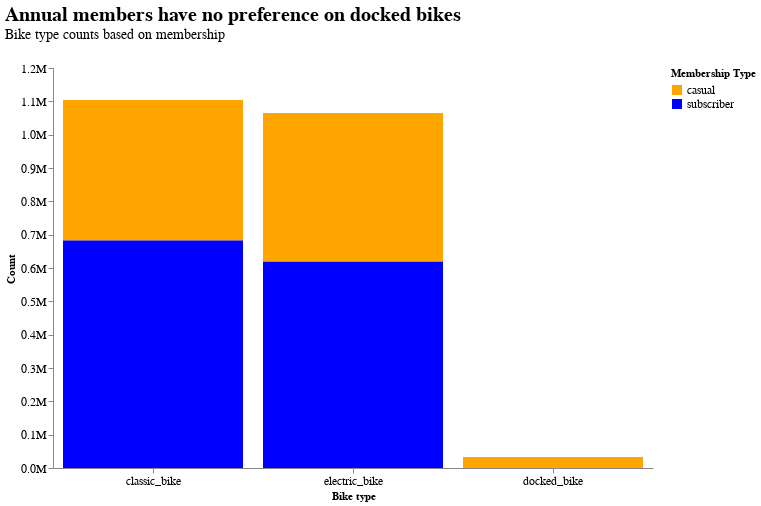

The notebook cell this image was saved under:
### Code cell
alt.Chart(member_bike_type).mark_bar().encode(
    x=alt.X('rideable_type', title='Bike type', sort='-y', axis=alt.Axis(labelAngle=0)),
    y=alt.Y('count', title='Count').axis(format='s'),
    tooltip=alt.Tooltip(['rideable_type', 'count']),
    color=alt.Color('membership', 
                    scale=alt.Scale(range=['orange', 'blue']), 
                    legend=alt.Legend(title='Membership Type')),
).properties(
    title=alt.Title(
        "Annual members have no preference on docked bikes",
        subtitle='Bike type counts based on membership',
        anchor='start',
        fontSize=20,
        subtitleFontSize=14,
        offset=20,
    ),
    width=600, 
    height=400,
).configure_axis(
    grid=False,
    labelFontSize=12
).configure_view(
    stroke=None
).configure_legend(
    labelFontSize=12
)

### Figure 1 — Vega-Lite specification as saved in the notebook (floating-point values rounded to 4 significant figures)
{"config": {"view": {"continuousWidth": 300, "continuousHeight": 300, "stroke": null}, "axis": {"grid": false, "labelFontSize": 12}, "legend": {"labelFontSize": 12}}, "data": {"name": "data-3bb9af3885af43e7ac779b2b80933fe4"}, "mark": {"type": "bar"}, "encoding": {"color": {"field": "membership", "legend": {"title": "Membership Type"}, "scale": {"range": ["orange", "blue"]}, "type": "nominal"}, "tooltip": [{"field": "rideable_type", "type": "nominal"}, {"field": "count", "type": "quantitative"}], "x": {"axis": {"labelAngle": 0}, "field": "rideable_type", "sort": "-y", "title": "Bike type", "type": "nominal"}, "y": {"axis": {"format": "s"}, "field": "count", "title": "Count", "type": "quantitative"}}, "height": 400, "title": {"text": "Annual members have no preference on docked bikes", "anchor": "start", "fontSize": 20, "offset": 20, "subtitle": "Bike type counts based on membership", "subtitleFontSize": 14}, "width": 600, "$schema": "https://vega.github.io/schema/vega-lite/v5.16.3.json", "datasets": {"data-3bb9af3885af43e7ac779b2b80933fe4": [{"rideable_type": "classic_bike", "membership": "casual", "count": 421907}, {"rideable_type": "classic_bike", "membership": "subscriber", "count": 682285}, {"rideable_type": "docked_bike", "membership": "casual", "count": 33303}, {"rideable_type": "electric_bike", "membership": "casual", "count": 446030}, {"rideable_type": "electric_bike", "membership": "subscriber", "count": 618840}]}}
